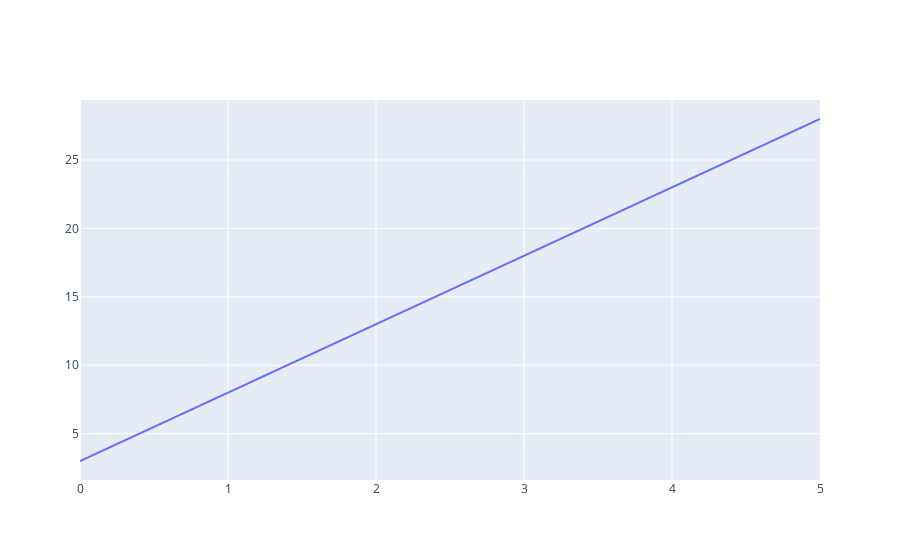

The notebook cell saved with this chart:
### Code cell
x = np.linspace(0,5)
y = 5*x+3
trace = go.Scatter(x = x, y =y)
fig4 = go.Figure(trace)
fig4.show()
